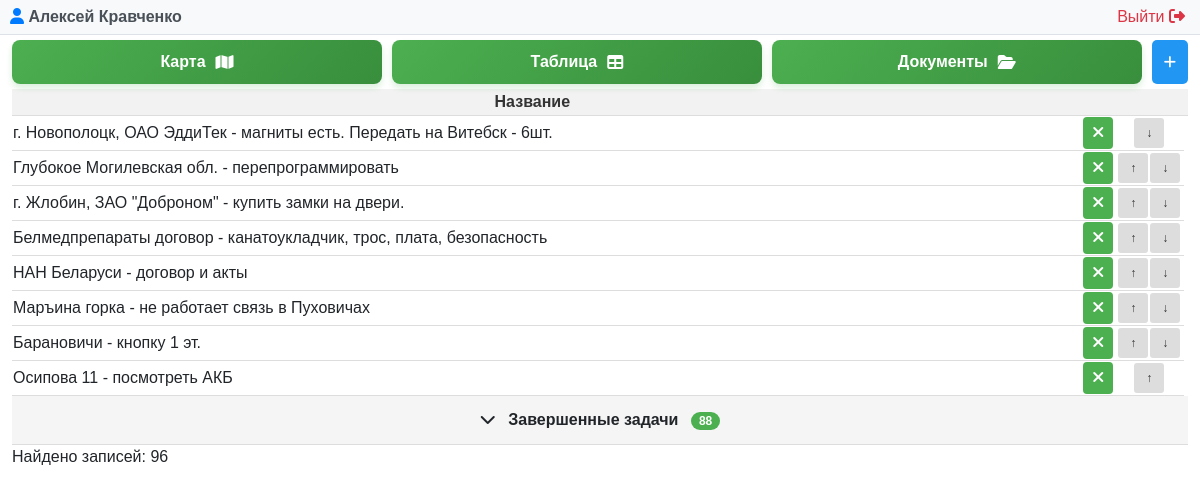
The page /problem.php (signed in) on the database its author committed.
### tables this page shows
CREATE TABLE "LIFTEH_problem" ("id" integer NOT NULL PRIMARY KEY AUTOINCREMENT, "name" varchar(255) NOT NULL, "created_date" DATETIME DEFAULT CURRENT_TIMESTAMP, "is_completed" bool NOT NULL, "user_id" integer NOT NULL REFERENCES "auth_user" ("id") DEFERRABLE INITIALLY DEFERRED, priority INTEGER);

### problem.php (called while the page is built, shortened)
<?php
require __DIR__ . '/modules/problem/problem.php';

### modules/auth/auth.php (called while the page is built, shortened)
<?php
function getCurrentUser() {
    try {
        $pdo = getDbConnection();
        $stmt = $pdo->prepare("SELECT id, username, email, first_name, last_name, is_superuser, is_staff, is_active, dogovor FROM auth_user WHERE id = ?");
        $stmt->execute([$_SESSION['user_id']]);
        return $stmt->fetch(PDO::FETCH_ASSOC);
    } catch (PDOException $e) {
        error_log("Ошибка получения пользователя: " . $e->getMessage());
        return null;
    }
}
?>

### modules/problem/problem.php (the view, shortened to what this page needs)
<?php
require_once __DIR__ . '/../../modules/auth/auth.php';
$currentUser = getCurrentUser();
try {
    $db = new PDO('sqlite:' . DB_PATH);
    $db->setAttribute(PDO::ATTR_ERRMODE, PDO::ERRMODE_EXCEPTION);
} catch(PDOException $e) {
    die("Ошибка подключения к БД: " . $e->getMessage());
}
$db->exec("CREATE TABLE IF NOT EXISTS LIFTEH_problem (
    id INTEGER PRIMARY KEY AUTOINCREMENT,
    name TEXT NOT NULL,
    created_date DATETIME DEFAULT CURRENT_TIMESTAMP,
    is_completed INTEGER DEFAULT 0,
    user_id INTEGER,
    priority INTEGER DEFAULT 0
)");
$stmt = $db->query("SELECT * FROM LIFTEH_problem WHERE is_completed != 2 ORDER BY is_completed, priority ASC");
$problems = $stmt->fetchAll(PDO::FETCH_ASSOC);
?>
<!DOCTYPE html>
<html lang="ru">
<?php $pageTitle = 'Управление проблемами'; include __DIR__ . '/../../includes/header.php'; ?>
<body>
<?php include __DIR__ . '/../../modules/admin/user_panel.php'; ?>
    <div class="container-fluid">
        <div class="controls">
            <div class="button-group">
                <a href="/map.php" class="map-button">
                    <span class="button-text">Карта</span>
                    <i class="fas fa-map"></i>
                </a>
                <a href="/index.php" class="map-button">
                    <span class="button-text">Таблица</span>
                    <i class="fas fa-table"></i>
                </a>
                <a href="/document.php" class="map-button">
                    <span class="button-text">Документы</span>
                    <i class="fas fa-folder-open"></i>
                </a>
                <button class="btn btn-primary" onclick="openAddModal()">
                    <i class="fas fa-plus"></i>
                </button>
            </div>
        </div>
        <table id="problemTable">
            <thead>
                <tr>
                    <th>Название</th>
                    <th></th>
                    <th></th>
                    <th></th>
                </tr>
            </thead>
            <tbody>
                <?php
                $activeProblems = [];
                $completedProblems = [];
                foreach ($problems as $problem) {
                    if ($problem['is_completed'] == 1) {
                        $completedProblems[] = $problem;
                    } else {
                        $activeProblems[] = $problem;
                    }
                }
                ?>
                <?php foreach ($activeProblems as $problem): ?>
                <tr class="problem-row active-row" data-status="active" data-id="<?= $problem['id'] ?>">
                    <td class="<?php if ($problem['is_completed'] == 2) echo 'deleted'; ?>"
                        id="row-<?= $problem['id'] ?>"
                        onclick="openEditModal(<?= $problem['id'] ?>)"
                        style="text-align: left;">
                        <?= htmlspecialchars($problem['name']) ?>
                    </td>
                    <td style="text-align: right;">
                        <form method="POST" style="display: inline;" onsubmit="return toggleComplete(event, this)">
                            <button type="submit" class="status-badge <?= $problem['is_completed'] ? 'status-completed' : 'status-active' ?>" style="width: 30px;">
                                <?= $problem['is_completed'] ? '<i class="fas fa-check"></i>' : '<i class="fas fa-times"></i>' ?>
                            </button>
                        </form>
                    </td>
                    <td style="width: 70px;">
                        <div class="priority-buttons">
                            <?php
                            $minMax = $db->query("SELECT MIN(priority) as min_priority, MAX(priority) as max_priority
                                                    FROM LIFTEH_problem
                                                    WHERE is_completed = 0")->fetch(PDO::FETCH_ASSOC);
                            $minPriority = $minMax['min_priority'];
                            $maxPriority = $minMax['max_priority'];
                            ?>
                            <?php if ($problem['is_completed'] == 0): ?>
                                <?php if ($problem['priority'] > $minPriority): ?>
                                    <form method="POST" style="display: inline;" onsubmit="return movePriority(event, this)">
                                        <button type="submit" class="priority-btn" title="Повысить приоритет">↑</button>
                                    </form>
                                <?php endif; ?>
                                <?php if ($problem['priority'] < $maxPriority): ?>
                                    <form method="POST" style="display: inline;" onsubmit="return movePriority(event, this)">
                                        <button type="submit" class="priority-btn" title="Понизить приоритет">↓</button>
                                    </form>
                                <?php endif; ?>
                            <?php else: ?>
                                <span class="priority-disabled"></span>
                            <?php endif; ?>
                        </div>
                    </td>
                </tr>
                <?php endforeach; ?>
                <?php if (count($completedProblems) > 0): ?>
                <tr class="accordion-row" id="accordionRow">
                    <td colspan="4" style="background-color: #f5f5f5; cursor: pointer; padding: 12px; text-align: center; font-weight: bold;" onclick="toggleCompletedTasks()">
                        <span id="accordionIcon">
                            <i class="fas fa-chevron-down"></i>
                        </span>
                        Завершенные задачи
                        <span style="background-color: #4CAF50; color: white; padding: 2px 8px; border-radius: 12px; font-size: 12px; margin-left: 8px;">
                            <?= count($completedProblems) ?>
                        </span>
                    </td>
                </tr>
                <?php endif; ?>
            </tbody>
        </table>
        <div class="count">Найдено записей: <?= count($problems); ?></div>
    </div>
</body>
</html>

### modules/admin/user_panel.php (shortened to what this page needs)
<div class="user-panel">
    <div class="user-info">
        <span class="user-name">
            <i class="fas fa-user"></i>
            <?php echo htmlspecialchars($currentUser['first_name'] ?? ''); ?>
            <?php echo htmlspecialchars($currentUser['last_name'] ?? ''); ?>
        </span>
        <a href="/modules/auth/logout.php" class="logout-btn">
          Выйти <i class="fas fa-sign-out-alt"></i>
        </a>
    </div>
</div>

### assets/css/problem_styles.css (style rules this page uses)
body { font-family: Arial, sans-serif; }
.btn { margin: 0px !important; padding: 8px 12px !important; border-radius: 5px !important; }
.button-group { flex-wrap: wrap; margin-top: 5px; display: flex; gap: 10px; }
.map-button, .refresh-button { flex: 1; padding: 10px 10px; border-radius: 8px; text-decoration: none; display: flex; align-items: center; justify-content: center; gap: 10px; font-weight: bold; font-size: 16px; transition: all 0.3s ease; text-align: center; }
.map-button { background: linear-gradient(135deg, #4CAF50 0%, #388E3C 100%); color: white; box-shadow: 0 4px 6px rgba(76, 175, 80, 0.2); }
table { width: 100%; border-collapse: collapse; margin-top: 5px; }
th, td { text-align: center; border-bottom: 1px solid #ddd; }
th { background-color: #f2f2f2; font-weight: bold; color: #333; }
.btn { display: inline-block; padding: 8px 16px; background-color: #4CAF50; color: white; border: none; border-radius: 4px; cursor: pointer; font-size: 14px; text-decoration: none; margin-right: 5px; transition: opacity 0.3s; }
.btn-primary { background-color: #2196F3; }
.priority-buttons { display: inline-flex; gap: 2px; }
.priority-btn { width: 30px; height: 30px; padding: 4px 8px; font-size: 12px; background-color: #ddd; color: #333; border: none; border-radius: 3px; cursor: pointer; }
.status-badge { padding: 4px 8px; border-radius: 4px; font-weight: bold; border: none; cursor: pointer; }
.status-active { background-color: #4CAF50; color: white; }
.accordion-row td { background-color: #f8f9fa; cursor: pointer; transition: background-color 0.3s ease; user-select: none; }
.accordion-row td i { transition: transform 0.3s ease; margin-right: 8px; }

### modules/admin/user_panel.php (style rules this page uses)
.user-panel { background-color: #f8f9fa; padding: 5px 10px; border-bottom: 1px solid #dee2e6; margin-bottom: 0px; }
.user-info { max-width: 1200px; margin: 0 auto; display: flex; justify-content: space-between; align-items: center; }
.user-name { font-weight: bold; color: #495057; }
.user-name i { color: #007bff; }
.logout-btn { color: #dc3545; text-decoration: none; border-radius: 4px; transition: background-color 0.3s; }
.logout-btn i { margin-right: 5px; }

### rows shown on the page
lifteh_problem: name "г. Новополоцк, ОАО ЭддиТек - магниты есть. Передать на Витебск - 6шт.", is_completed False (drawn)
lifteh_problem: name "Глубокое Могилевская обл. - перепрограммировать", is_completed False (drawn)
lifteh_problem: name "г. Жлобин, ЗАО \"Доброном\" - купить замки на двери.", is_completed False (drawn)
lifteh_problem: name "Белмедпрепараты договор - канатоукладчик, трос, плата, безопасность", is_completed False (drawn)
lifteh_problem: name "НАН Беларуси - договор и акты", is_completed False (drawn)
lifteh_problem: name "Маръина горка - не работает связь в Пуховичах", is_completed False (drawn)
lifteh_problem: name "Барановичи - кнопку 1 эт.", is_completed False (drawn)
lifteh_problem: name "Осипова 11 - посмотреть АКБ", is_completed False (drawn)

### other values the page prints
$currentUser['first_name'] "Алексей"
$currentUser['last_name'] "Кравченко"
count($completedProblems) "88"
count($problems) "96"
